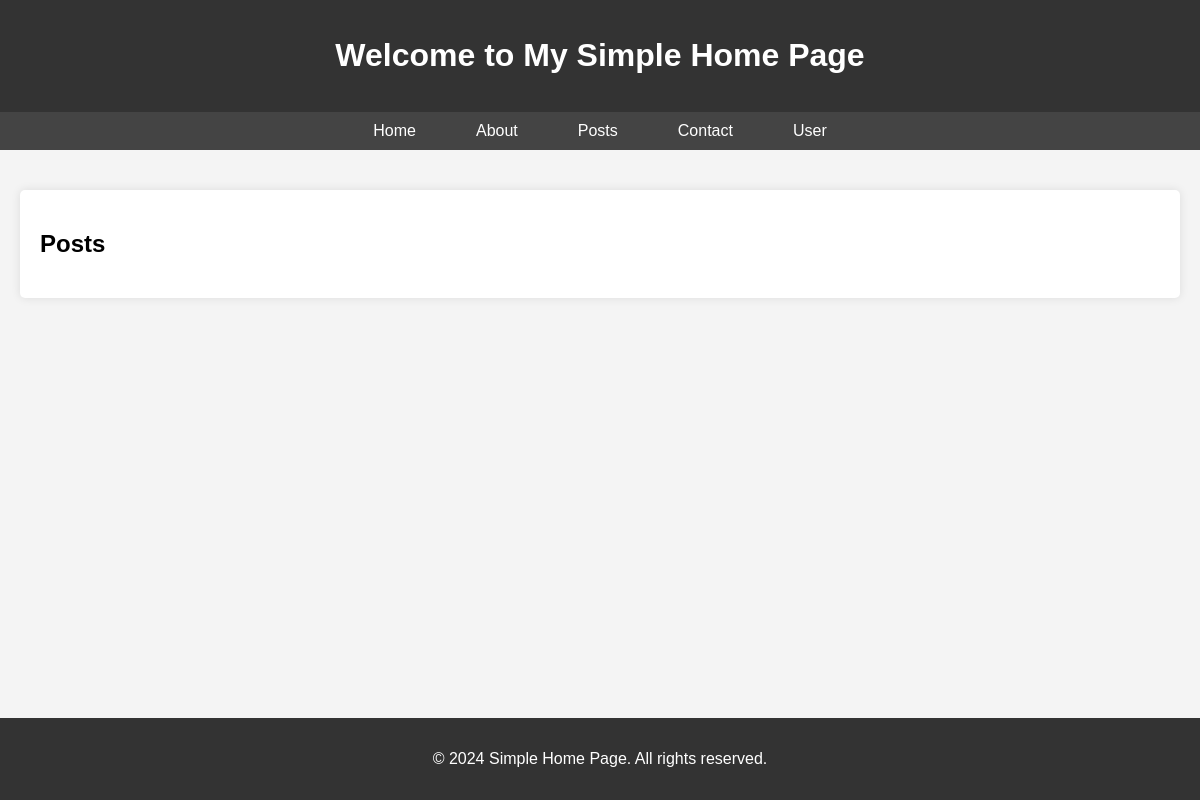
/posts/, run on an earlier commit of the app's database.
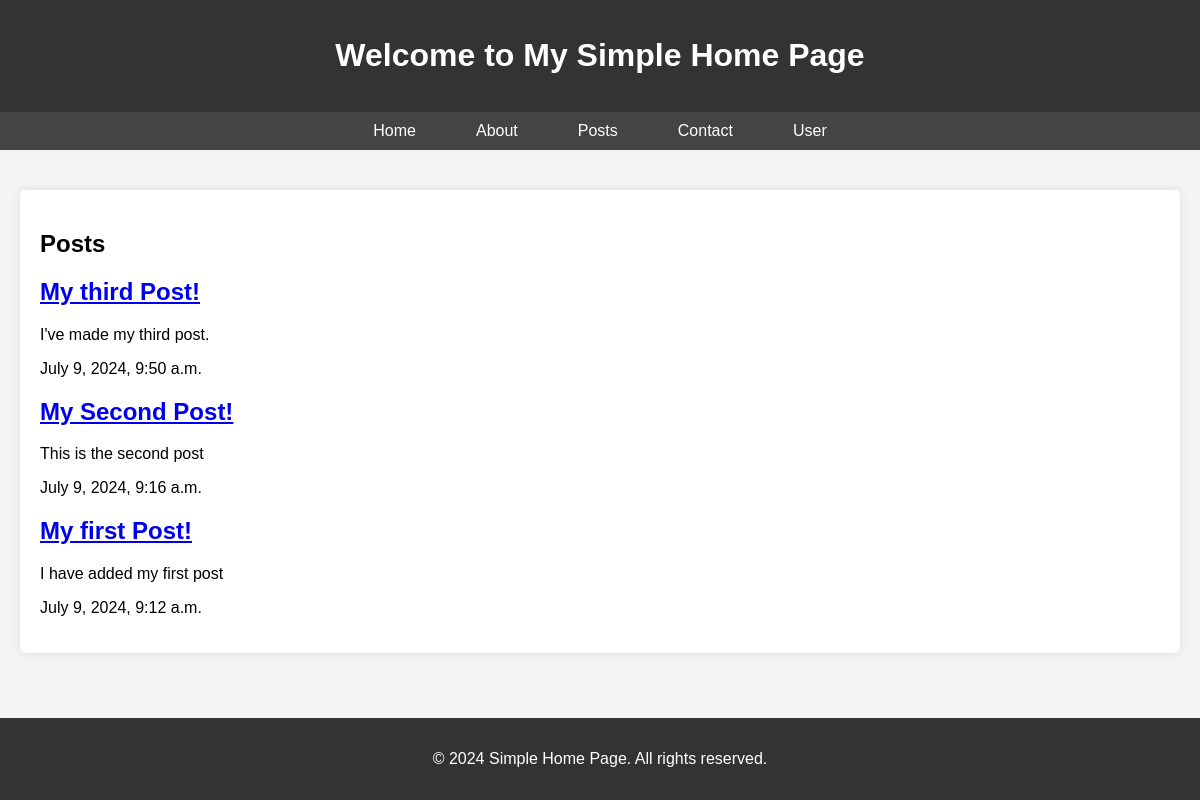
And on a later commit of the database.
### posts/models.py (models this page shows, shortened)
class Post(models.Model):
    title = models.CharField(max_length=75)
    body = models.TextField()
    slug = models.SlugField()
    date = models.DateTimeField(auto_now_add=True)
    banner = models.ImageField(default='img1.png' , blank=True)

### posts/views.py (the view)
# urls.py: path("",views.posts_list,name='list'),
def posts_list(request):
    posts = Post.objects.all().order_by('-date')
    return render(request, 'posts/posts_list.html',{'posts' : posts})

### posts/templates/posts/posts_list.html (shortened to what this page needs)
{% extends "layout.html" %}
{% block content %}
    <section>
        <h1>Posts</h1>
        {% for post in posts  %}
            <article class='post'>
                <h2>
                    <a href="{% url 'posts:page' slug=post.slug %}">
                        {{ post.title }}
                    </a>
                </h2>
                <p>{{ post.body }}</p>
                <p>{{ post.date }}</p>
            </article>
        {% endfor %}
    </section>
{% endblock content %}

### templates/layout.html (shortened to what this page needs)
<!DOCTYPE html>
{% load static %}
<html lang="en">
<head>
    <link rel="stylesheet" href="{% static 'css/style.css' %}">
</head>
<body>
    <header>
        <h1>Welcome to My Simple Home Page</h1>
    </header>
    <nav>
        <ul>
            <li><a href="/">Home</a></li>
            <li><a href="/about">About</a></li>
            <li><a href="{% url 'posts:list' %}">Posts</a></li>
            <li><a href="/contact">Contact</a></li>
            <li><a href="{% url 'users:register' %}">User</a></li>
        </ul>
    </nav>
    <main>
        {% block content %}
        {% endblock %}
    </main>
    <footer>
        <p>&copy; 2024 Simple Home Page. All rights reserved.</p>
    </footer>
</body>
</html>

### static/css/style.css (style rules this page uses)
html, body { height: 100%; margin: 0; padding: 0; font-family: Arial, sans-serif; background-color: #f4f4f4; display: flex; flex-direction: column; }
header { background-color: #333; color: white; text-align: center; padding: 1em 0; }
nav { background-color: #444; }
nav ul { list-style: none; margin: 0; padding: 0; display: flex; justify-content: center; }
nav ul li { margin: 0 15px; }
nav ul li a { color: white; text-decoration: none; padding: 10px 15px; display: block; }
main { flex: 1; padding: 20px; }
section { background-color: white; margin: 20px 0; padding: 20px; border-radius: 5px; box-shadow: 0 0 10px rgba(0, 0, 0, 0.1); }
footer { background-color: #333; color: white; text-align: center; padding: 1em 0; flex-shrink: 0; }

What changed in the data, as far as the page shows it:
added Post: title "My third Post!", body "I've made my third post.", date "July 9, 2024, 9:50 a.m."
added Post: title "My Second Post!", body "This is the second post", date "July 9, 2024, 9:16 a.m."
added Post: title "My first Post!", body "I have added my first post", date "July 9, 2024, 9:12 a.m."
